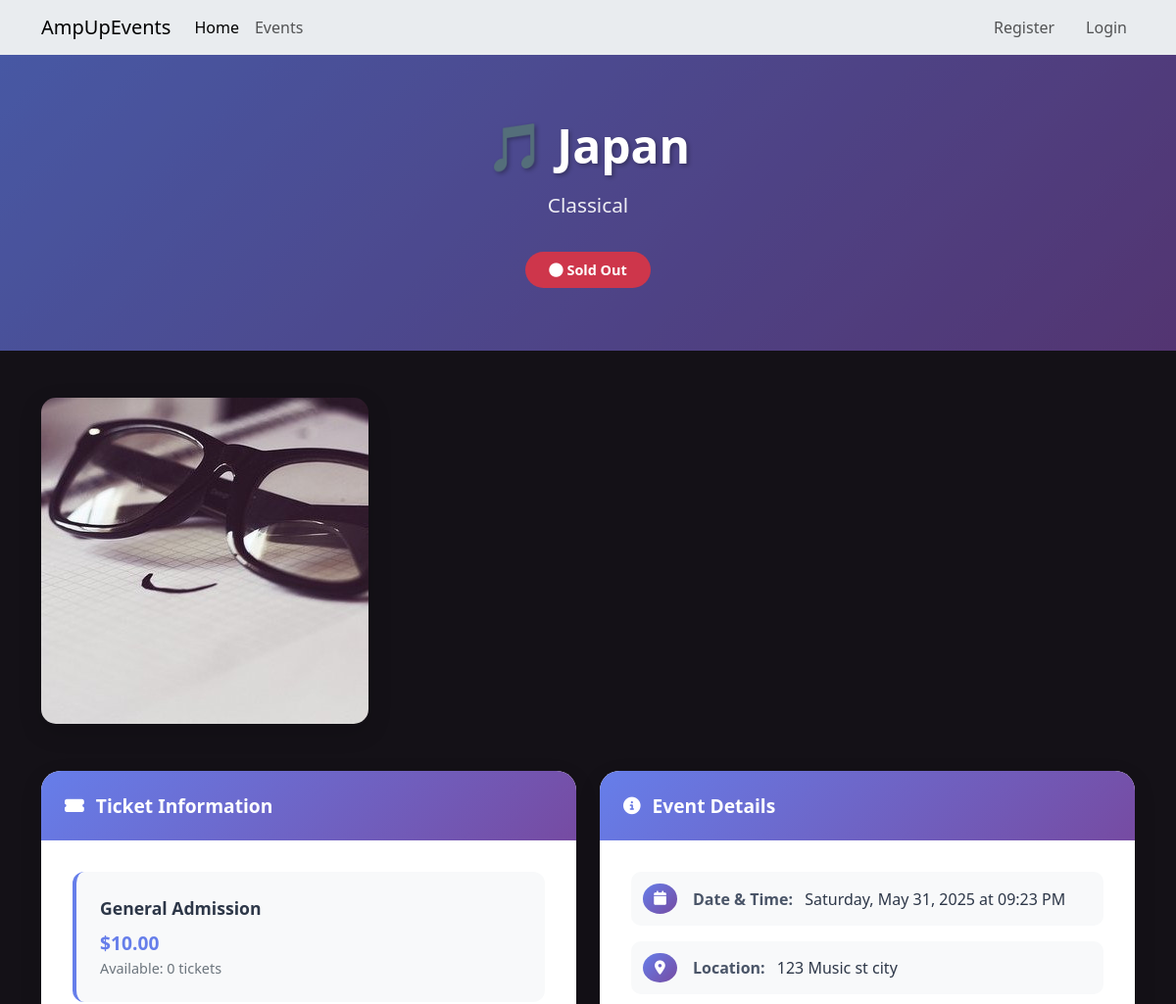
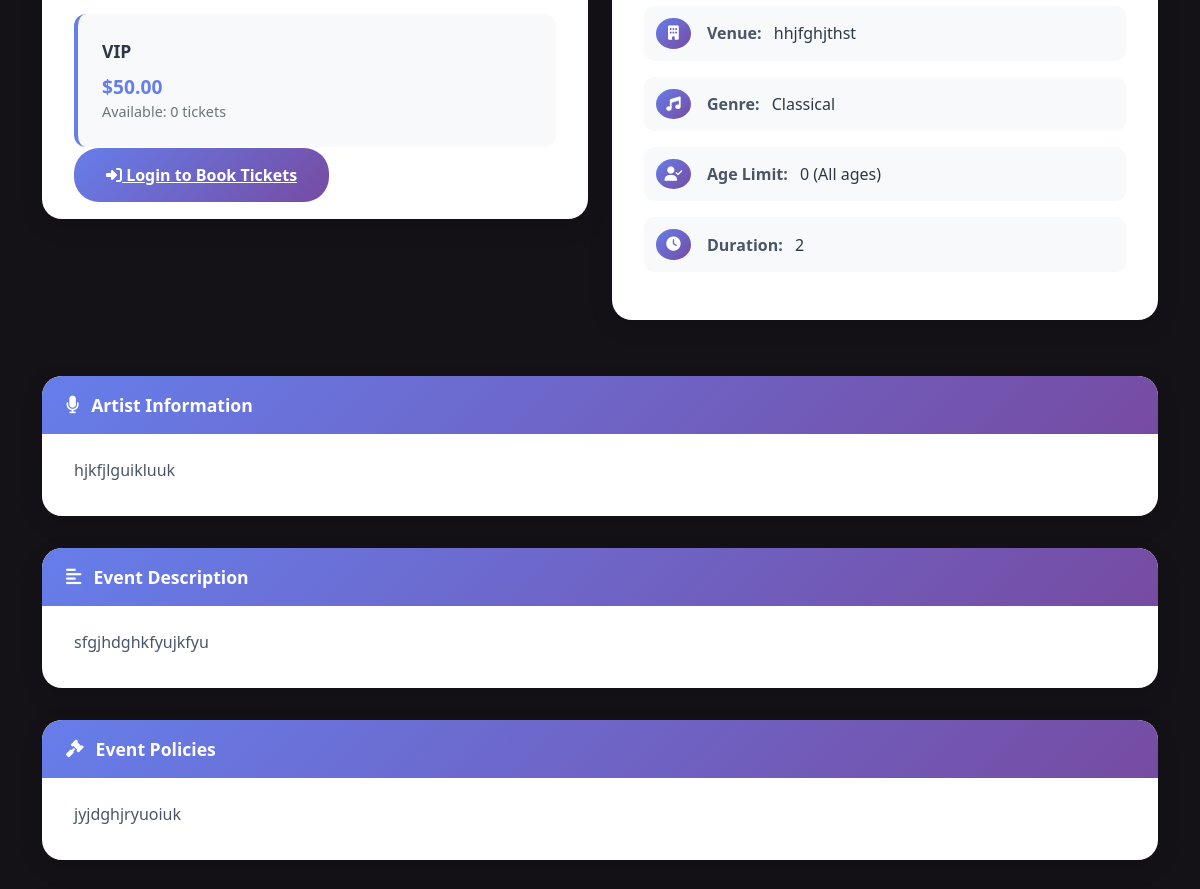
The page /events/3 (upper part) on the database as committed earlier (2 pictures, top to bottom).
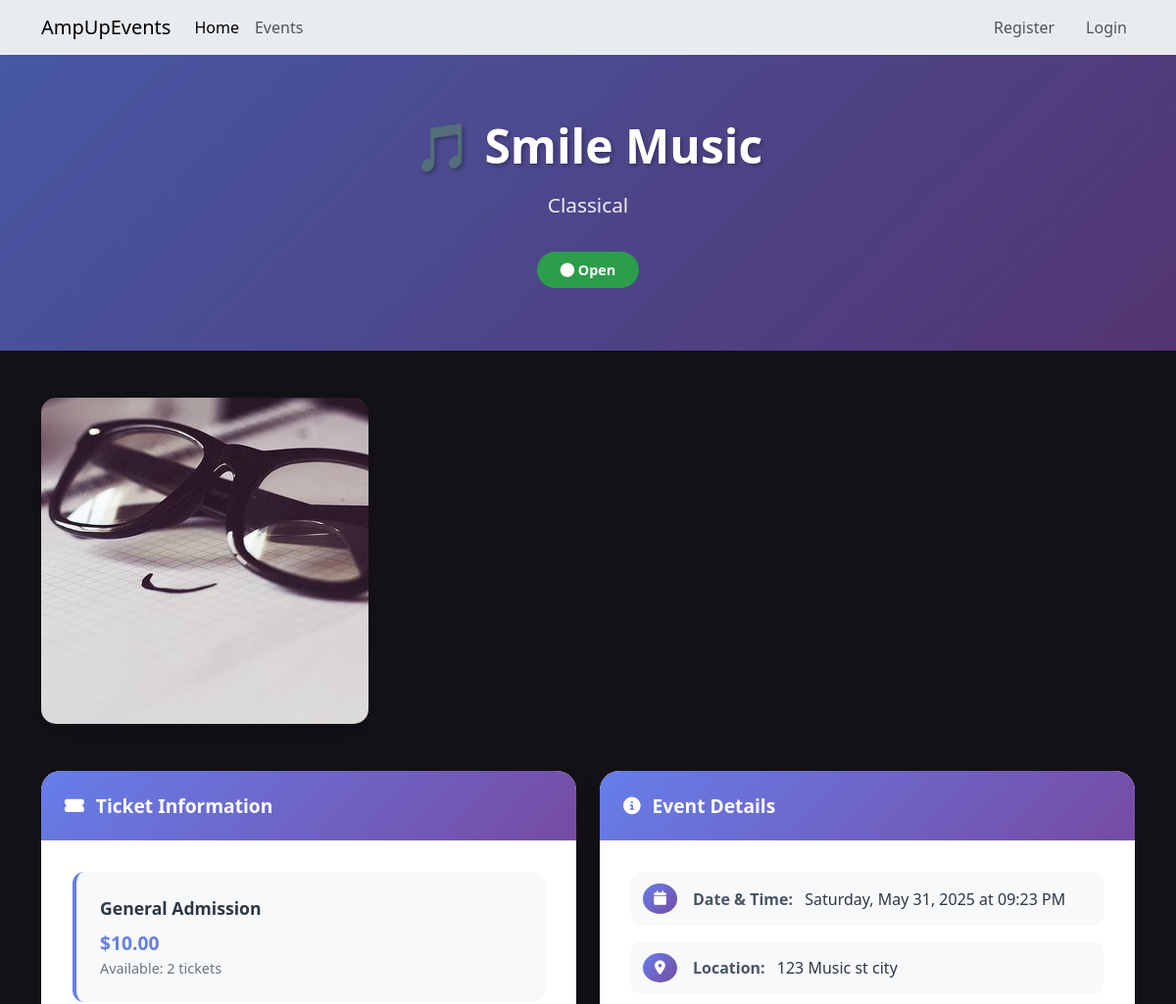
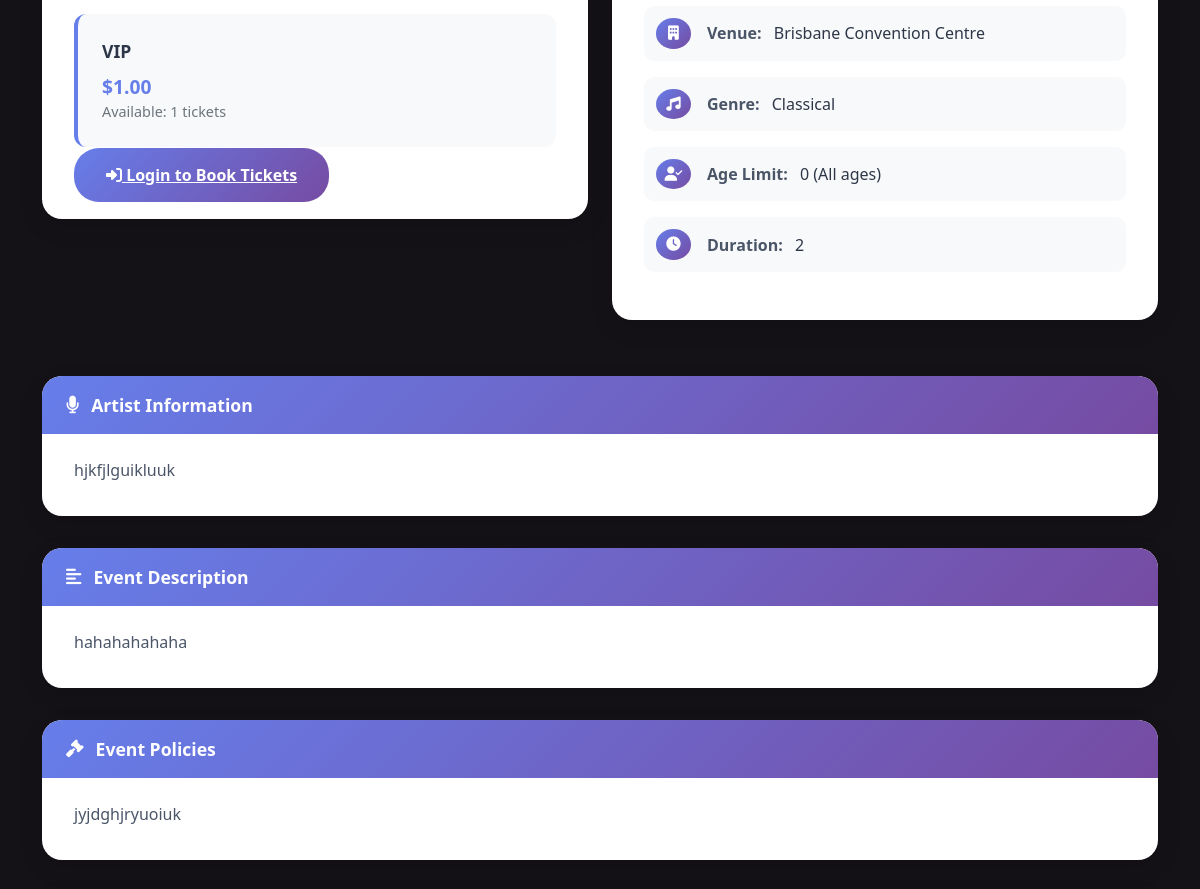
The same page on the database as committed later (2 pictures, top to bottom).
### website/models.py (models this page shows, shortened)
class Event(db.Model):
    __tablename__ = 'events'
    id = db.Column(db.Integer, primary_key=True)  # Unique identifier for the event
    name = db.Column(db.String(120), index=True, nullable=False)  # Event name
    description = db.Column(db.Text, nullable=True)  # Optional detailed description of the event
    image_filename = db.Column(db.String(255), nullable=True)  # Filename of the event's image
    start_datetime = db.Column(db.DateTime, nullable=False)  # Combined start date and time for the event
    location = db.Column(db.String(100), nullable=False)  # General location of the event
    venue = db.Column(db.String(100), nullable=True)  # Specific venue name, optional
    genre_id = db.Column(db.Integer, db.ForeignKey('genres.id'), nullable=False)  # Reference to Genre table
    artist_info = db.Column(db.Text, nullable=True) # Information about the artist(s)
    status = db.Column(db.String(20), default='Open', nullable=False)  # Current status of the event (e.g., Open, Cancelled)
    age_limit = db.Column(db.Integer, nullable=True)
    length = db.Column(db.String(50), nullable=True)
    policies = db.Column(db.Text, nullable=True)
    facebook = db.Column(db.String(255), nullable=True)
    instagram = db.Column(db.String(255), nullable=True)
    twitter = db.Column(db.String(255), nullable=True)
    created_at = db.Column(db.DateTime, default=datetime.now)
    updated_at = db.Column(db.DateTime, default=datetime.now, onupdate=datetime.now)
    created_by = db.Column(db.Integer, db.ForeignKey('users.id'), nullable=False)
    ticket_types = db.relationship('ticket_type', backref='event', lazy='dynamic', cascade="all, delete-orphan")
    comments = db.relationship('Comment', backref='event', lazy='dynamic', cascade="all, delete-orphan")
    bookings = db.relationship('Booking', backref='event', lazy='dynamic', cascade="all, delete-orphan")
    @property
    def current_status(self):
        if self.status == 'Cancelled':
            return 'Cancelled'
        if self.status == 'Completed':
            return 'Completed'
        if self.start_datetime and self.start_datetime < datetime.now():
            return 'Inactive'
        if self.ticket_types:
            total_available = sum(ticket.quantity_available for ticket in self.ticket_types)
            if total_available == 0:
                return 'Sold Out'
        return 'Open'

class ticket_type(db.Model):
    __tablename__ = 'ticket_type'
    id = db.Column(db.Integer, primary_key=True)  # Unique identifier for the ticket type
    event_id = db.Column(db.Integer, db.ForeignKey('events.id'), nullable=False)  # Foreign key linking to the Event
    type_name = db.Column(db.String(100), nullable=False)  # Name of the ticket type (e.g., General, VIP)
    description = db.Column(db.Text, nullable=True) # Optional description for this ticket type
    price = db.Column(db.Float, nullable=False)  # Price of the ticket
    quantity_available = db.Column(db.Integer, nullable=False)  # Number of tickets available for this type
    created_at = db.Column(db.DateTime, default=datetime.now)  # Creation timestamp
    updated_at = db.Column(db.DateTime, default=datetime.now, onupdate=datetime.now)  # Last update timestam

### website/events.py (the view)
@eventbp.route('/<int:id>')
def details(id):
    event = db.session.query(Event).filter_by(id=id).first_or_404()
    cform = CommentForm()
    comments = event.comments.order_by(Comment.created_at.desc()).all()
    return render_template('events/eventDetails.html', event=event, form=cform, comments=comments)

### website/templates/events/eventDetails.html (shortened to what the changed rows need)
{% extends 'base.html' %}
{% from "bootstrap5/form.html" import render_form %}
{% block head %}
<link rel="stylesheet" href="{{ url_for('static', filename='style/eventDetails.css') }}">
{% endblock %}
{% block content %}
{% if event %}
<div class="event-hero">
    <div class="hero-overlay"></div>
    <div class="container hero-content">
        <div class="text-center">
            <h1 class="hero-title">🎵 {{ event.name | default('Event Name Not Available') }}</h1>
            <p class="hero-subtitle">{{ event.genre_info.name if event.genre_info else 'Music Event' }}</p>
            <div class="status-badge status-{{ event.current_status.lower().replace(' ', '-') if event.current_status else 'open' }}">
                <i class="fas fa-circle"></i> {{ event.current_status | default('Open') }}
            </div>
        </div>
    </div>
</div>
<div class="container">
    <div class="event-image-section">
        <div class="col-md-5">
            <div class="image-container">
                {% if event.image_filename %}
                    {% if event.image_filename.startswith('http') %}
                        <img src="{{ event.image_filename }}"
                             alt="{{ event.name }} Image" class="img-fluid event-image">
                    {% else %}
                        <img src="{{ url_for('static', filename=event.image_filename) }}"
                             alt="{{ event.name }} Image" class="img-fluid event-image">
                    {% endif %}
                {% else %}
                    <img src="{{ url_for('static', filename='img/grey.jpg') }}"
                         alt="No Image Available" class="img-fluid event-image">
                {% endif %}
            </div>
        </div>
    </div>
    <div class="row">
        <div class="col-lg-6 mb-4">
            <div class="content-card">
                <div class="content-card-header">
                    <h5><i class="fas fa-ticket-alt"></i> Ticket Information</h5>
                </div>
                <div class="content-card-body">
                    {% if event.ticket_types.all() %}
                        <ul class="ticket-list">
                            {% for ticket in event.ticket_types %}
                                <li class="ticket-item">
                                    <div class="ticket-type">{{ ticket.type_name }}</div>
                                    <div class="ticket-price">${{ "%.2f"|format(ticket.price) }}</div>
                                    <div class="ticket-availability">Available: {{ ticket.quantity_available }} tickets</div>
                                </li>
                            {% endfor %}
                        </ul>
                    {% else %}
                        <div class="text-center py-3">
                            <i class="fas fa-ticket-alt fa-3x text-muted mb-3"></i>
                            <p>Ticket information not yet available or this event might be free.</p>
                        </div>
                        {% endif %}
                        {% if current_user.is_authenticated %}
                            {% if event.current_status == 'Open' and event.ticket_types.all() %}
                            <a href="{{ url_for('event.book_tickets', id=event.id) }}" class="btn-book-tickets">
                                <i class="fas fa-shopping-cart"></i> Book Tickets</a>
                                {% else %}
                                <button class="btn-book-tickets" disabled style="opacity: 0.6; cursor: not-allowed;">
                                    <i class="fas fa-ban"></i>
                                    {% if event.current_status == 'Sold Out' %}Sold Out
                                    {% elif event.current_status == 'Cancelled' %}Event Cancelled
                                    {% elif event.current_status == 'Completed' %}Event Completed
                                    {% elif event.current_status == 'Inactive' %}Event Expired
                                    {% else %}Not Available
                                    {% endif %}
                                </button>
                                {% endif %}
                        {% else %}
                        <a href="{{ url_for('auth.login', next=request.url) }}" class="btn-book-tickets">
                            <i class="fas fa-sign-in-alt"></i> Login to Book Tickets
                        </a>
                        {% endif %}
                </div>
            </div>
        </div>
        <div class="col-lg-6 mb-4">
            <div class="content-card">
                <div class="content-card-header">
                    <h5><i class="fas fa-info-circle"></i> Event Details</h5>
                </div>
                <div class="content-card-body">
                    <div class="detail-item">
                        <div class="detail-icon">
                            <i class="fas fa-calendar"></i>
                        </div>
                        <div>
                            <span class="detail-label">Date & Time:</span>
                            <span class="detail-value">
                                {{ event.start_datetime.strftime('%A, %B %d, %Y at %I:%M %p') if event.start_datetime else 'N/A' }}
                            </span>
                        </div>
                    </div>
                    <div class="detail-item">
                        <div class="detail-icon">
                            <i class="fas fa-map-marker-alt"></i>
                        </div>
                        <div>
                            <span class="detail-label">Location:</span>
                            <span class="detail-value">{{ event.location | default('N/A') }}</span>
                        </div>
                    </div>
                    {% if event.venue %}
                        <div class="detail-item">
                            <div class="detail-icon">
                                <i class="fas fa-building"></i>
                            </div>
                            <div>
                                <span class="detail-label">Venue:</span>
                                <span class="detail-value">{{ event.venue }}</span>
                            </div>
                        </div>
                    {% endif %}
                                            {% if event.genre_info %}
                        <div class="detail-item">
                            <div class="detail-icon">
                                <i class="fas fa-music"></i>
                            </div>
                            <div>
                                <span class="detail-label">Genre:</span>
                                <span class="detail-value">{{ event.genre_info.name }}</span>
                            </div>
                        </div>
                        {% endif %}
                    {% if event.age_limit is not none %}
                        <div class="detail-item">
                            <div class="detail-icon">
                                <i class="fas fa-user-check"></i>
                            </div>
                            <div>
                                <span class="detail-label">Age Limit:</span>
                                <span class="detail-value">{{ event.age_limit }}{{ '+' if event.age_limit > 0 else ' (All ages)' }}</span>
                            </div>
                        </div>
                    {% endif %}
                    {% if event.length %}
                        <div class="detail-item">
                            <div class="detail-icon">
                                <i class="fas fa-clock"></i>
                            </div>
                            <div>
                                <span class="detail-label">Duration:</span>
                                <span class="detail-value">{{ event.length }}</span>
                            </div>
                        </div>
                    {% endif %}
                </div>
            </div>
        </div>
    </div>
    {% if event.artist_info %}
        <div class="info-section">
            <div class="info-section-header">
                <i class="fas fa-microphone"></i> Artist Information
            </div>
            <div class="info-content">
                {{ event.artist_info }}
            </div>
        </div>
    {% endif %}
    {% if event.description %}
        <div class="info-section">
            <div class="info-section-header">
                <i class="fas fa-align-left"></i> Event Description
            </div>
            <div class="info-content">
                {{ event.description }}
            </div>
        </div>
    {% endif %}
    {% if event.policies %}
        <div class="info-section">
            <div class="info-section-header">
                <i class="fas fa-gavel"></i> Event Policies
            </div>
            <div class="info-content">
                {{ event.policies }}
            </div>
        </div>
    {% endif %}
</div>
{% endif %}
{% endblock %}

Rows that differ between the two databases and show on the page:
changed Event "123 Music st city": name "Japan" → "Smile Music"; current_status "Sold Out" → "Open"; venue "hhjfghjthst" → "Brisbane Convention Centre"; description "sfgjhdghkfyujkfyu" → "hahahahahaha"
changed ticket_type "General Admission": quantity_available "0" → "2"
changed ticket_type "VIP": price "50.00" → "1.00"; quantity_available "0" → "1"
